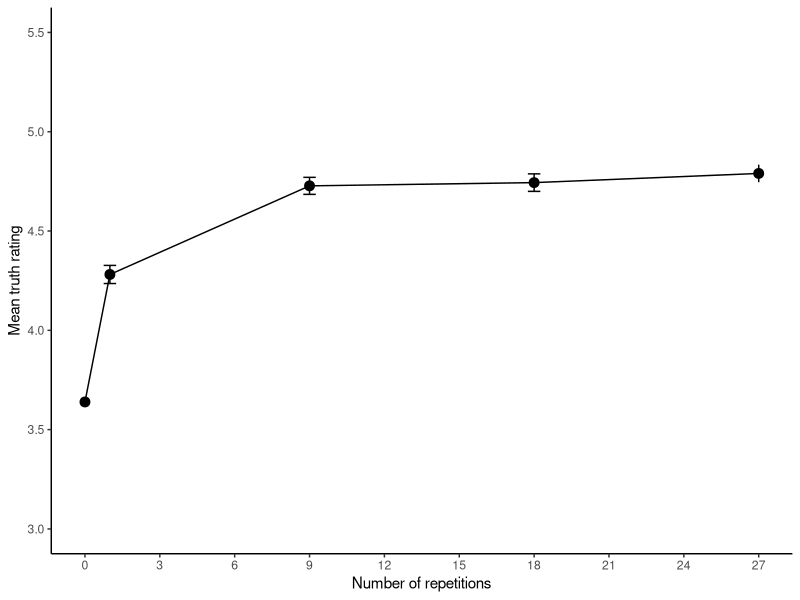

Write R code to recreate this figure.
## ---- chunk 1
library(tidyverse)
library(afex)
library(emmeans)
library(kableExtra)

theme_set(theme_bw(base_size = 15) + theme(legend.position = "bottom"))
afex::afex_options(type = 3)
## ---- chunk 2
# -----------------------------
# Load + prepare data
# -----------------------------
truth_ratings <- read_csv("final_successful.csv") %>%
  mutate(
    participant_id     = factor(participant_id),
    repetition_numeric = as.numeric(repetition_times),
    repetition_factor  = factor(repetition_times, levels = c(0, 1, 9, 18, 27)),
    truth_score        = as.numeric(truth_score)
  )

rep_levels <- c("0", "1", "9", "18", "27")

# -----------------------------
# Helper: within-subject d (paper footnote)
# d = |m1 - m2| / sqrt(s1^2 + s2^2 - 2*r*s1*s2)
# -----------------------------
d_within_r <- function(x, y) {
  ok <- complete.cases(x, y)
  x <- x[ok]; y <- y[ok]
  m1 <- mean(x); m2 <- mean(y)
  s1 <- sd(x);   s2 <- sd(y)
  r  <- cor(x, y)
  denom <- sqrt(s1^2 + s2^2 - 2 * r * s1 * s2)
  abs(m1 - m2) / denom
}

# -----------------------------
# 1) Demographics: age summary
# -----------------------------
gender_summary <- truth_ratings %>% 
  distinct(participant_id, gender) %>%
  count(gender)

gender_summary


age_summary <- truth_ratings %>%
  distinct(participant_id, age) %>%
  summarise(
    n = n(),
    mean_age = mean(age, na.rm = TRUE),
    sd_age   = sd(age, na.rm = TRUE),
    min_age  = min(age, na.rm = TRUE),
    max_age  = max(age, na.rm = TRUE)
  )

age_summary

# -----------------------------
# 2) Matched-pairs t-test: repeated (collapsed across >0) vs new (0)
# -----------------------------
by_participant_cond <- truth_ratings %>%
  group_by(participant_id, repetition_numeric) %>%
  summarise(mean_truth = mean(truth_score, na.rm = TRUE), .groups = "drop")

by_participant_repeated_vs_new <- by_participant_cond %>%
  mutate(item_type = if_else(repetition_numeric == 0, "new", "repeated")) %>%
  group_by(participant_id, item_type) %>%
  summarise(mean_truth = mean(mean_truth, na.rm = TRUE), .groups = "drop") %>%
  pivot_wider(names_from = item_type, values_from = mean_truth)

tt_repeated_vs_new <- t.test(
  by_participant_repeated_vs_new$repeated,
  by_participant_repeated_vs_new$new,
  paired = TRUE
)

tt_repeated_vs_new

d_repeated_vs_new <- d_within_r(
  by_participant_repeated_vs_new$repeated,
  by_participant_repeated_vs_new$new
)

d_repeated_vs_new

msd_repeated_new <- by_participant_repeated_vs_new %>%
  summarise(
    M_repeated  = mean(repeated, na.rm = TRUE),
    SD_repeated = sd(repeated, na.rm = TRUE),
    M_new       = mean(new, na.rm = TRUE),
    SD_new      = sd(new, na.rm = TRUE)
  )

msd_repeated_new

# -----------------------------
# 3) Per-participant correlations: linear vs log (reps + 1 for both)
# -----------------------------
wide_means <- by_participant_cond %>%
  mutate(rep_chr = as.character(repetition_numeric)) %>%
  select(participant_id, rep_chr, mean_truth) %>%
  pivot_wider(names_from = rep_chr, values_from = mean_truth)

stopifnot(all(rep_levels %in% names(wide_means)))

rep_num <- as.numeric(rep_levels) + 1
rep_log <- log(rep_num)

corrs <- wide_means %>%
  rowwise() %>%
  mutate(
    r_linear = {
      y <- c_across(all_of(rep_levels))
      if (anyNA(y)) NA_real_ else cor(y, rep_num)
    },
    r_log = {
      y <- c_across(all_of(rep_levels))
      if (anyNA(y)) NA_real_ else cor(y, rep_log)
    }
  ) %>%
  ungroup()

corr_summary <- corrs %>%
  summarise(
    mean_r_linear = mean(r_linear, na.rm = TRUE),
    sd_r_linear   = sd(r_linear, na.rm = TRUE),
    min_r_linear  = min(r_linear, na.rm = TRUE),
    max_r_linear  = max(r_linear, na.rm = TRUE),
    prop_pos_linear = mean(r_linear > 0, na.rm = TRUE),

    mean_r_log = mean(r_log, na.rm = TRUE),
    sd_r_log   = sd(r_log, na.rm = TRUE),
    min_r_log  = min(r_log, na.rm = TRUE),
    max_r_log  = max(r_log, na.rm = TRUE),
    prop_pos_log = mean(r_log > 0, na.rm = TRUE)
  )

as.data.frame(corr_summary)

# Number of participants with r_linear > 0
n_linear_pos <- sum(corrs$r_linear > 0, na.rm = TRUE)

# Total valid participants (non-missing r_linear)
n_total <- sum(!is.na(corrs$r_linear))

# Proportion (often reported in papers)
prop_linear_pos <- n_linear_pos / n_total

n_linear_pos
n_total
prop_linear_pos


tt_corr <- t.test(abs(corrs$r_log), abs(corrs$r_linear), paired = TRUE)
tt_corr

diff_r <- abs(corrs$r_log) - abs(corrs$r_linear)
d_dz_corr <- mean(diff_r, na.rm = TRUE) / sd(diff_r, na.rm = TRUE)
d_dz_corr

##
# graph
##

# Compute means + CI using numeric repetitions
means_plot <- truth_ratings %>%
  group_by(repetition_numeric) %>%
  summarise(
    mean_truth = mean(truth_score, na.rm = TRUE),
    se = sd(truth_score, na.rm = TRUE) / sqrt(n()),
    ci95 = qt(0.975, df = n() - 1) * se,
    .groups = "drop"
  )

# Plot with numeric scale + regular ticks
ggplot(means_plot, aes(x = repetition_numeric, y = mean_truth)) +
  geom_point(size = 3) +
  geom_line() +
  geom_errorbar(aes(ymin = mean_truth - ci95,
                    ymax = mean_truth + ci95),
                width = 0.5) +
  scale_x_continuous(
    breaks = seq(0, 27, by = 3),
    limits = c(0, 27)
  ) +
  coord_cartesian(ylim = c(3, 5.5)) + # update this when changing variation
  labs(
    x = "Number of repetitions",
    y = "Mean truth rating"
  ) +
  theme_classic()




# -----------------------------
# 4) RM ANOVA + Bonferroni pairwise comparisons
# -----------------------------
aov_rm <- aov_car(
  truth_score ~ repetition_factor + Error(participant_id / repetition_factor),
  data = truth_ratings,
  factorize = FALSE
)

aov_rm

emm_rep <- emmeans(aov_rm, ~ repetition_factor)

pairs_bonf <- pairs(emm_rep, adjust = "bonferroni") %>%
  summary(infer = TRUE) %>%
  as.data.frame()

pairs_bonf

# Build robust numeric p-value lookup for (a,b) keys like "0||1"
pairs_bonf2 <- pairs_bonf %>%
  tidyr::extract(
    contrast,
    into = c("a_raw", "b_raw"),
    regex = "^\\s*(.*?)\\s*-\\s*(.*?)\\s*$",
    remove = FALSE
  ) %>%
  mutate(
    a = stringr::str_extract(a_raw, "\\d+"),
    b = stringr::str_extract(b_raw, "\\d+"),
    key = paste(a, b, sep = "||"),
    p_num = as.numeric(p.value)
  )

p_lookup <- setNames(pairs_bonf2$p_num, pairs_bonf2$key)

get_p_bonf <- function(a, b, lookup) {
  key1 <- paste(a, b, sep = "||")
  key2 <- paste(b, a, sep = "||")

  p1 <- lookup[key1]
  if (length(p1) == 1 && !is.na(p1)) return(unname(p1))

  p2 <- lookup[key2]
  if (length(p2) == 1 && !is.na(p2)) return(unname(p2))

  NA_real_
}

# -----------------------------
# 5) Table 2-style output (M/SD header + triangular d matrix)
# -----------------------------
desc_by_cond <- truth_ratings %>%
  group_by(repetition_factor) %>%
  summarise(
    M = mean(truth_score, na.rm = TRUE),
    SD = sd(truth_score, na.rm = TRUE),
    .groups = "drop"
  ) %>%
  mutate(repetition_factor = as.character(repetition_factor))

msd_header <- desc_by_cond %>%
  mutate(msd = sprintf("\\makecell{M = %.2f \\\\ SD = %.2f}", M, SD)) %>%
  select(repetition_factor, msd) %>%
  pivot_wider(names_from = repetition_factor, values_from = msd) %>%
  as.data.frame()

cell_matrix <- matrix("",
  nrow = length(rep_levels),
  ncol = length(rep_levels),
  dimnames = list(rep_levels, rep_levels)
)

for (i in seq_along(rep_levels)) {
  for (j in seq_along(rep_levels)) {
    if (i == j) {
      cell_matrix[i, j] <- "–"
    } else if (i < j) {
      a <- rep_levels[i]
      b <- rep_levels[j]

      d_val <- d_within_r(wide_means[[a]], wide_means[[b]])
      p_val <- get_p_bonf(a, b, p_lookup)
      is_sig <- !is.na(p_val) && p_val < 0.05

      cell_txt <- sprintf("d = %.2f%s", d_val, if (is_sig) "*" else "")
      if (is_sig) cell_txt <- paste0("\\textbf{", cell_txt, "}")

      cell_matrix[i, j] <- cell_txt
    }
  }
}

d_table_formatted <- as.data.frame(cell_matrix)

final_table <- bind_rows(
  tibble(` ` = "Ms and SDs of truth ratings") %>% bind_cols(msd_header),
  tibble(` ` = rownames(d_table_formatted)) %>% bind_cols(d_table_formatted)
) %>%
  mutate(across(everything(), as.character))

knitr::kable(final_table, format = "latex", booktabs = TRUE,
             escape = FALSE, align = "lccccc") %>%
  kableExtra::kable_styling(latex_options = c("hold_position")) %>%
  kableExtra::add_header_above(c(" " = 1, "Number of Session 1 repetitions" = 5))
